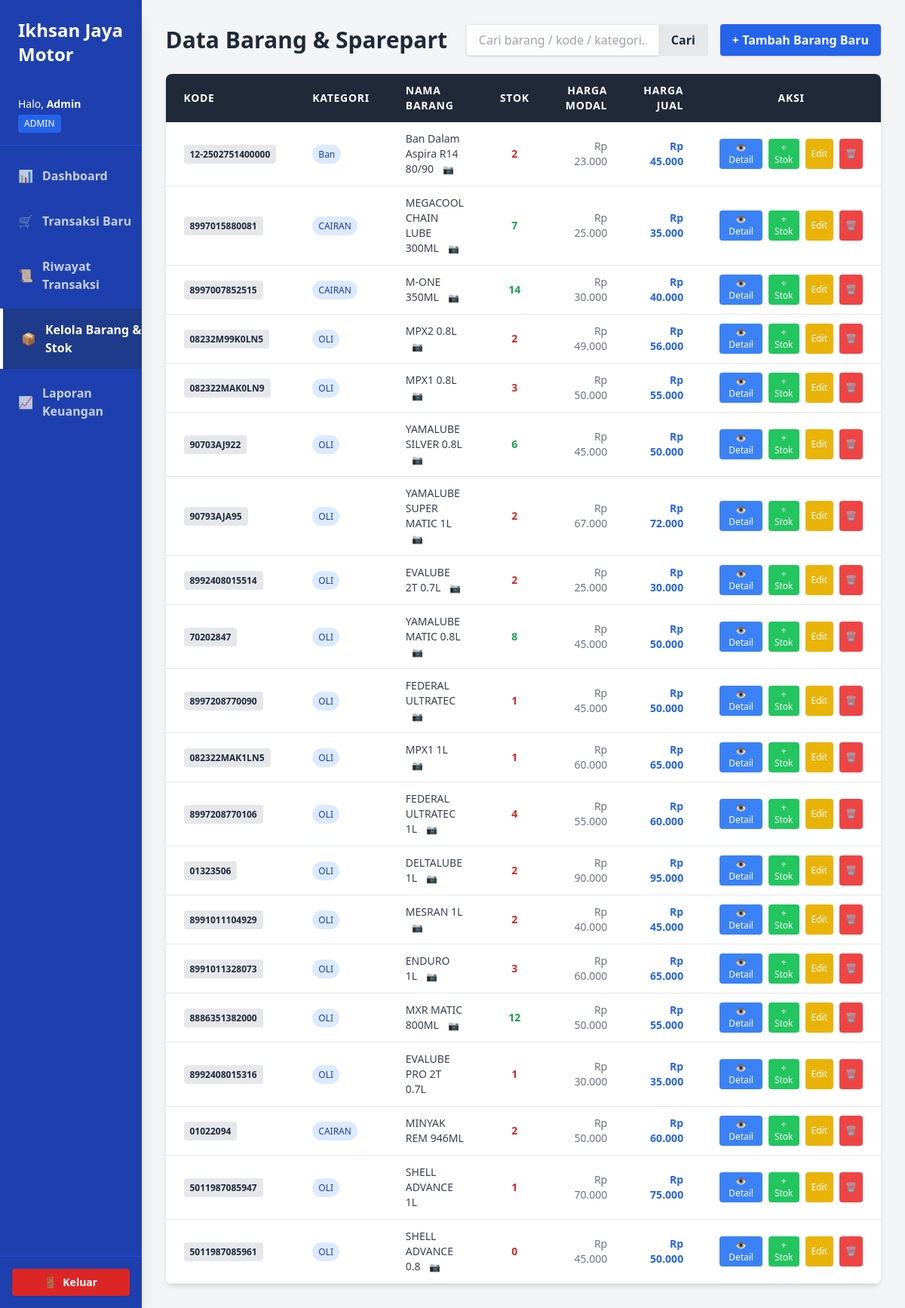
The page /index.php?page=kelola_barang (signed in) on the database its author committed.
### tables this page shows
CREATE TABLE `barang` (
  `id` int(11) NOT NULL,
  `kode_barang` varchar(20) NOT NULL,
  `nama_barang` varchar(100) NOT NULL,
  `kategori` varchar(50) DEFAULT NULL,
  `gambar` varchar(255) DEFAULT NULL,
  `deskripsi` text DEFAULT NULL,
  `stok` int(11) DEFAULT 0,
  `harga_modal` decimal(10,2) NOT NULL,
  `harga_jual` decimal(10,2) NOT NULL,
  `created_at` timestamp NOT NULL DEFAULT current_timestamp()
);

### controllers/BarangController.php (called while the page is built, shortened)
<?php
require_once 'models/BarangModel.php';
class BarangController
{
    private $model;
    public function __construct()
    {
        $db = (new Database())->getConnection();
        $this->model = new BarangModel($db);
    }
    public function getDaftarBarang($keyword = '')
    {
        return $this->model->getAllBarang($keyword);
    }
}

### models/BarangModel.php (called while the page is built, shortened)
<?php
class BarangModel
{
    private $conn;
    public function __construct($db = null)
    {
        if ($db !== null) {
            $this->conn = $db;
        } else {
            require_once 'config/database.php';
            $database = new Database();
            $this->conn = $database->getConnection();
        }
    }
    public function getAllBarang($keyword = '')
    {
        try {
            if (!empty($keyword)) {
                $query = "SELECT * FROM barang
                          WHERE nama_barang LIKE :keyword
                          OR kode_barang LIKE :keyword
                          OR kategori LIKE :keyword
                          ORDER BY id DESC";
                $stmt = $this->conn->prepare($query);
                $stmt->bindValue(':keyword', "%$keyword%");
            } else {
                $query = "SELECT * FROM barang ORDER BY id DESC";
                $stmt = $this->conn->prepare($query);
            }
            $stmt->execute();
            return $stmt->fetchAll(PDO::FETCH_ASSOC);
        } catch (PDOException $e) {
            die("Error pada getAllBarang: " . $e->getMessage());
        }
    }
}

### views/kelola_barang.php (the view, shortened to what this page needs)
<?php
require_once 'controllers/BarangController.php';
$barangCtrl = new BarangController();
$role_user = isset($_SESSION['role']) ? strtolower($_SESSION['role']) : 'kasir';
$search_keyword = isset($_GET['search']) ? $_GET['search'] : '';
$daftar_barang = $barangCtrl->getDaftarBarang($search_keyword);
?>
<!DOCTYPE html>
<html lang="id">
<head>
    <script src="https://cdn.tailwindcss.com"></script>
</head>
<body class="bg-gray-100 flex flex-col md:flex-row min-h-screen">
    <?php include 'includes/sidebar.php'; ?>
    <div class="w-full bg-gray-100 flex-1 p-8">
        <div class="flex flex-col md:flex-row justify-between items-center mb-6">
            <h1 class="text-3xl font-bold text-gray-800 mb-4 md:mb-0">Data Barang & Sparepart</h1>
            <div class="flex flex-col md:flex-row space-y-2 md:space-y-0 md:space-x-4 w-full md:w-auto">
                <form action="" method="GET" class="flex">
                    <input type="text" name="search" value="<?= htmlspecialchars($search_keyword) ?>" placeholder="Cari barang / kode / kategori..." class="shadow appearance-none border rounded-l py-2 px-4 text-gray-700 leading-tight focus:outline-none focus:ring-blue-500 w-full md:w-64">
                    <button type="submit" class="bg-gray-200 hover:bg-gray-300 text-gray-800 font-bold py-2 px-4 rounded-r border border-l-0">Cari</button>
                </form>
                <?php if ($role_user === 'admin'): ?>
                    <button onclick="toggleModal('modal-tambah')" class="bg-blue-600 hover:bg-blue-700 text-white font-bold py-2 px-4 rounded shadow whitespace-nowrap">+ Tambah Barang Baru</button>
                <?php endif; ?>
            </div>
        </div>
        <div class="bg-white rounded-lg shadow-md overflow-x-auto">
            <table class="min-w-full bg-white">
                <thead class="bg-gray-800 text-white">
                    <tr>
                        <th class="py-3 px-6 text-left text-sm font-semibold uppercase tracking-wider">Kode</th>
                        <th class="py-3 px-6 text-left text-sm font-semibold uppercase tracking-wider">Kategori</th>
                        <th class="py-3 px-6 text-left text-sm font-semibold uppercase tracking-wider">Nama Barang</th>
                        <th class="py-3 px-6 text-center text-sm font-semibold uppercase tracking-wider">Stok</th>
                        <?php if ($role_user === 'admin'): ?>
                            <th class="py-3 px-6 text-right text-sm font-semibold uppercase tracking-wider">Harga Modal</th>
                        <?php endif; ?>
                        <th class="py-3 px-6 text-right text-sm font-semibold uppercase tracking-wider">Harga Jual</th>
                        <th class="py-3 px-6 text-center text-sm font-semibold uppercase tracking-wider">Aksi</th>
                    </tr>
                </thead>
                <tbody class="text-gray-700 text-sm">
                    <?php if (count($daftar_barang) > 0): ?>
                        <?php foreach ($daftar_barang as $brg): ?>
                            <?php $json_data = htmlspecialchars(json_encode($brg), ENT_QUOTES, 'UTF-8'); ?>
                            <tr class="border-b border-gray-200 hover:bg-gray-50">
                                <td class="py-3 px-6 text-left whitespace-nowrap"><span class="bg-gray-200 text-gray-800 py-1 px-2 rounded text-xs font-bold"><?= htmlspecialchars($brg['kode_barang']) ?></span></td>
                                <td class="py-3 px-6 text-left whitespace-nowrap"><span class="bg-blue-100 text-blue-800 py-1 px-2 rounded-full text-xs"><?= htmlspecialchars($brg['kategori'] ?? 'Uncategorized') ?></span></td>
                                <td class="py-3 px-6 text-left font-medium">
                                    <?= htmlspecialchars($brg['nama_barang']) ?>
                                    <?php if (!empty($brg['gambar'])): ?> <span class="ml-2 text-xs text-blue-500" title="Ada Gambar">📷</span> <?php endif; ?>
                                </td>
                                <td class="py-3 px-6 text-center">
                                    <span class="<?= $brg['stok'] <= 5 ? 'text-red-600 font-bold' : 'text-green-600 font-bold' ?>"><?= $brg['stok'] ?></span>
                                </td>
                                <?php if ($role_user === 'admin'): ?>
                                    <td class="py-3 px-6 text-right text-gray-500">Rp <?= number_format($brg['harga_modal'], 0, ',', '.') ?></td>
                                <?php endif; ?>
                                <td class="py-3 px-6 text-right font-bold text-blue-600">Rp <?= number_format($brg['harga_jual'], 0, ',', '.') ?></td>
                                <td class="py-3 px-6 text-center">
                                    <div class="flex item-center justify-center space-x-2">
                                        <button onclick="bukaModalDetail(<?= $json_data ?>)" class="bg-blue-500 hover:bg-blue-600 text-white py-1 px-3 rounded text-xs transition duration-200" title="Detail Barang">👁️ Detail</button>
                                        <?php if ($role_user === 'admin'): ?>
                                            <button onclick="bukaModalStok(<?= $brg['id'] ?>, '<?= htmlspecialchars($brg['nama_barang'], ENT_QUOTES) ?>')" class="bg-green-500 hover:bg-green-600 text-white py-1 px-2 rounded text-xs transition duration-200" title="Restock">+ Stok</button>
                                            <button
                                                onclick="bukaModalEdit(this)"
                                                data-id="<?= $brg['id'] ?>"
                                                data-kode="<?= htmlspecialchars($brg['kode_barang']) ?>"
                                                data-nama="<?= htmlspecialchars($brg['nama_barang']) ?>"
                                                data-kategori="<?= htmlspecialchars($brg['kategori']) ?>"
                                                data-stok="<?= $brg['stok'] ?>"
                                                data-modal="<?= $brg['harga_modal'] ?>"
                                                data-jual="<?= $brg['harga_jual'] ?>"
                                                data-deskripsi="<?= htmlspecialchars($brg['deskripsi']) ?>"
                                                class="bg-yellow-500 text-white px-2 py-1 rounded hover:bg-yellow-600 text-xs transition duration-200">
                                                Edit
                                            </button>
                                            <button onclick="bukaModalHapus(<?= $brg['id'] ?>, '<?= htmlspecialchars($brg['nama_barang'], ENT_QUOTES) ?>')" class="bg-red-500 hover:bg-red-600 text-white py-1 px-2 rounded text-xs transition duration-200" title="Hapus Barang">🗑️</button>
                                        <?php endif; ?>
                                    </div>
                                </td>
                            </tr>
                        <?php endforeach; ?>
                    <?php else: ?>
                        <tr>
                            <td colspan="<?= ($role_user === 'admin') ? '7' : '6' ?>" class="py-4 text-center text-gray-500">Barang tidak ditemukan.</td>
                        </tr>
                    <?php endif; ?>
                </tbody>
            </table>
        </div>
    </div>
</body>
</html>

### index.php (shortened to what this page needs)
<?php
require_once 'controllers/BarangController.php';
$page = isset($_GET['page']) ? $_GET['page'] : 'dashboard';
switch ($page) {
    case 'kelola_barang':
        include 'views/kelola_barang.php';
        break;
}

### views/includes/sidebar.php (shortened to what this page needs)
<?php
$current_page = isset($_GET['page']) ? $_GET['page'] : 'dashboard';
?>
<div id="sidebar" class="bg-blue-800 shadow-xl w-64 min-h-screen flex flex-col justify-between fixed inset-y-0 left-0 transform -translate-x-full md:relative md:translate-x-0 transition-transform duration-300 ease-in-out z-50">
    <div>
        <div class="flex items-center justify-between p-6 md:block border-b border-blue-700 md:border-none">
            <h1 class="text-white text-2xl font-bold hidden md:block">Ikhsan Jaya Motor</h1>
        </div>
        <div class="px-6 py-4 border-b border-blue-700">
            <p class="text-white text-sm">Halo, <span class="font-bold capitalize"><?= htmlspecialchars($_SESSION['username'] ?? 'User') ?></span></p>
            <span class="bg-blue-600 text-xs text-white px-2 py-1 rounded mt-1 inline-block uppercase"><?= htmlspecialchars($_SESSION['role'] ?? 'Role') ?></span>
        </div>
        <nav class="text-white text-base font-semibold pt-3 space-y-1 overflow-y-auto">
            <a href="index.php?page=dashboard" class="flex items-center text-white <?= $current_page == 'dashboard' ? 'bg-blue-900 border-l-4 border-white' : 'opacity-75 hover:opacity-100 hover:bg-blue-700' ?> py-4 pl-6 nav-item transition-all duration-200">
                <span class="mr-3">📊</span> Dashboard
            </a>
            <a href="index.php?page=transaksi_baru" class="flex items-center text-white <?= $current_page == 'transaksi_baru' ? 'bg-blue-900 border-l-4 border-white' : 'opacity-75 hover:opacity-100 hover:bg-blue-700' ?> py-4 pl-6 nav-item transition-all duration-200">
                <span class="mr-3">🛒</span> Transaksi Baru
            </a>
            <a href="index.php?page=riwayat_transaksi" class="flex items-center text-white <?= ($current_page == 'riwayat_transaksi' || $current_page == 'detail_transaksi' || $current_page == 'edit_transaksi') ? 'bg-blue-900 border-l-4 border-white' : 'opacity-75 hover:opacity-100 hover:bg-blue-700' ?> py-4 pl-6 nav-item transition-all duration-200">
                <span class="mr-3">📜</span> Riwayat Transaksi
            </a>
            <a href="index.php?page=kelola_barang" class="flex items-center text-white <?= $current_page == 'kelola_barang' ? 'bg-blue-900 border-l-4 border-white' : 'opacity-75 hover:opacity-100 hover:bg-blue-700' ?> py-4 pl-6 nav-item transition-all duration-200">
                <span class="mr-3">📦</span> Kelola Barang & Stok
            </a>
            <a href="index.php?page=laporan" class="flex items-center text-white <?= $current_page == 'laporan' ? 'bg-blue-900 border-l-4 border-white' : 'opacity-75 hover:opacity-100 hover:bg-blue-700' ?> py-4 pl-6 nav-item transition-all duration-200">
                <span class="mr-3">📈</span> Laporan Keuangan
            </a>
        </nav>
    </div>
    <div class="p-4 border-t border-blue-700">
        <a href="index.php?page=logout" onclick="return confirm('Yakin ingin keluar?');" class="flex items-center justify-center bg-red-600 hover:bg-red-700 text-white py-2 rounded shadow transition duration-200 font-bold text-sm">
            <span class="mr-2">🚪</span> Keluar
        </a>
    </div>
</div>

### rows shown on the page
barang: kode_barang "12-2502751400000", kategori "Ban", nama_barang "Ban Dalam Aspira R14 80/90", stok "2", harga_modal "23.000", harga_jual "45.000"
barang: kode_barang "8997015880081", kategori "CAIRAN", nama_barang "MEGACOOL CHAIN LUBE 300ML", stok "7", harga_modal "25.000", harga_jual "35.000"
barang: kode_barang "8997007852515", kategori "CAIRAN", nama_barang "M-ONE 350ML", stok "14", harga_modal "30.000", harga_jual "40.000"
barang: kode_barang "08232M99K0LN5", kategori "OLI", nama_barang "MPX2 0.8L", stok "2", harga_modal "49.000", harga_jual "56.000"
barang: kode_barang "082322MAK0LN9", kategori "OLI", nama_barang "MPX1 0.8L", stok "3", harga_modal "50.000", harga_jual "55.000"
barang: kode_barang "90703AJ922", kategori "OLI", nama_barang "YAMALUBE SILVER 0.8L", stok "6", harga_modal "45.000", harga_jual "50.000"
barang: kode_barang "90793AJA95", kategori "OLI", nama_barang "YAMALUBE SUPER MATIC 1L", stok "2", harga_modal "67.000", harga_jual "72.000"
barang: kode_barang "8992408015514", kategori "OLI", nama_barang "EVALUBE 2T 0.7L", stok "2", harga_modal "25.000", harga_jual "30.000"
barang: kode_barang "70202847", kategori "OLI", nama_barang "YAMALUBE MATIC 0.8L", stok "8", harga_modal "45.000", harga_jual "50.000"
barang: kode_barang "8997208770090", kategori "OLI", nama_barang "FEDERAL ULTRATEC", stok "1", harga_modal "45.000", harga_jual "50.000"
barang: kode_barang "082322MAK1LN5", kategori "OLI", nama_barang "MPX1 1L", stok "1", harga_modal "60.000", harga_jual "65.000"
barang: kode_barang "8997208770106", kategori "OLI", nama_barang "FEDERAL ULTRATEC 1L", stok "4", harga_modal "55.000", harga_jual "60.000"
barang: kode_barang "01323506", kategori "OLI", nama_barang "DELTALUBE 1L", stok "2", harga_modal "90.000", harga_jual "95.000"
barang: kode_barang "8991011104929", kategori "OLI", nama_barang "MESRAN 1L", stok "2", harga_modal "40.000", harga_jual "45.000"
barang: kode_barang "8991011328073", kategori "OLI", nama_barang "ENDURO 1L", stok "3", harga_modal "60.000", harga_jual "65.000"
barang: kode_barang "8886351382000", kategori "OLI", nama_barang "MXR MATIC 800ML", stok "12", harga_modal "50.000", harga_jual "55.000"
barang: kode_barang "8992408015316", kategori "OLI", nama_barang "EVALUBE PRO 2T 0.7L", stok "1", harga_modal "30.000", harga_jual "35.000"
barang: kode_barang "01022094", kategori "CAIRAN", nama_barang "MINYAK REM 946ML", stok "2", harga_modal "50.000", harga_jual "60.000"
barang: kode_barang "5011987085947", kategori "OLI", nama_barang "SHELL ADVANCE 1L", stok "1", harga_modal "70.000", harga_jual "75.000"
barang: kode_barang "5011987085961", kategori "OLI", nama_barang "SHELL ADVANCE 0.8", stok "0", harga_modal "45.000", harga_jual "50.000"

### other values the page prints
$_SESSION['username'] "Admin"
$_SESSION['role'] "ADMIN"
